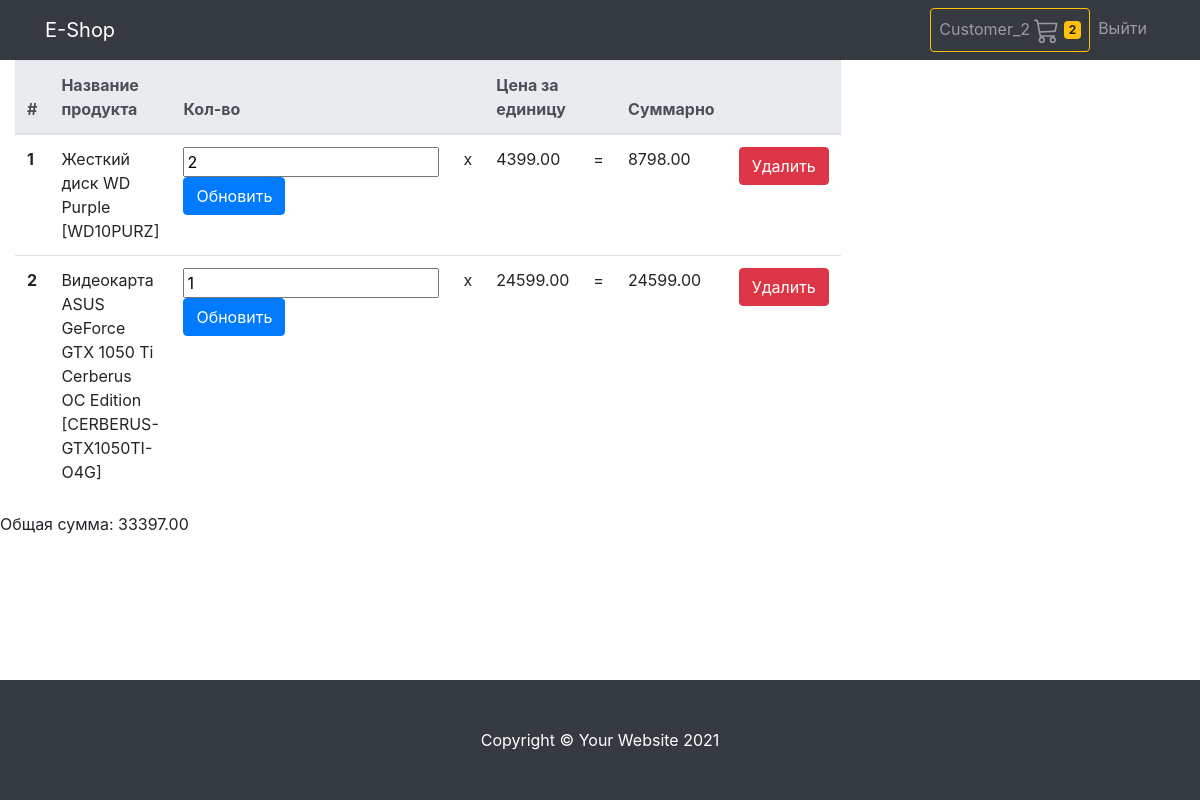
Page /cart/ (signed in) on the committed database.
### products/models.py (models this page shows, shortened)
class Product(models.Model):
    product_name = models.CharField(max_length=255, verbose_name='Название продукта')
    descriptions = models.TextField(verbose_name='Описание')
    product_image = models.ImageField(blank=True)
    price = models.DecimalField(max_digits=12, decimal_places=2, verbose_name='Цена')
    slug_url = models.SlugField(max_length=20, unique=True, null=True)
    date_create = models.DateTimeField(auto_now_add=True)
    date_update = models.DateTimeField(auto_now=True)
    category = models.ForeignKey(Category, verbose_name='Категория продукта',
                                 on_delete=models.CASCADE)
    subcategory = models.ForeignKey(SubCategory, verbose_name='Подкатегория продукта',
                                    on_delete=models.CASCADE)
    manufacturer = models.ForeignKey(Manufacturer, verbose_name='Производитель продукта',
                                     on_delete=models.CASCADE)
    class Meta:
        abstract = True

class HddDisk(Product):
    interface = models.CharField(max_length=150, verbose_name='Интерфейс')
    memory_value = models.IntegerField(verbose_name='Объем памяти')
    units_of_measurement = models.CharField(max_length=255, verbose_name='Единицы измерения')
    product_type = models.CharField(max_length=150, verbose_name='HDD/SSD/M2')

class VideoCard(Product):
    processor = models.CharField(max_length=150, verbose_name='Марка процессора')
    memory_value = models.IntegerField(verbose_name='Объем встроенной памяти')
    connectors = models.CharField(max_length=255, verbose_name='Разъемы подключения')
    connectors_number = models.IntegerField(verbose_name='Кол-во подключаемых мониторов')

### cart/views.py (the view)
# urls.py: path('', cart_detail, name='cart_detail'),
def cart_detail(request):
    cart = Cart(request).cart
    if any((not cart, cart.get('total_qty') in (0, '0'))):
        return render(request, 'cart/cart_empty.html', {'cart': 'Корзина пуста'})
    return render(request, 'cart/cart_detail.html')

### cart/cart.py (called while the page is built)
    @staticmethod
    def get_cart_auth_customer(user):
        cart_customer = CartAuthCustomer.objects.get(customer=user)
        return json.loads(cart_customer.cart_customer), cart_customer

### cart/context_processors.py (called while the page is built)
def cart(request):
    cart_customer = Cart(request).cart
    if any((not cart_customer, cart_customer.get('total_qty') in (0, '0'))):
        return {'cart': 'Корзина пуста'}
    if cart_customer.get('products'):
        pre_products = {next(serializers.deserialize('json', product[0])).object: product[1] for product in
                        cart_customer['products'].items()}
        cart_customer['products'] = pre_products
    return {'cart': cart_customer}

### cart/templates/cart/cart_detail.html (shortened to what this page needs)
{% extends 'layout/basic.html' %}
{% block main_content %}
<div class="col-6">
    <table class="table">
        <thead class="thead-light">
        <tr>
            <th scope="col">#</th>
            <th scope="col">Название продукта</th>
            <th scope="col">Кол-во</th>
            <th scope="col"></th>
            <th scope="col">Цена за единицу</th>
            <th scope="col"></th>
            <th scope="col">Суммарно</th>
            <th scope="col"></th>
        </tr>
        </thead>
        <tbody>
        {% for product, values in cart.products.items %}
            <tr>
                <th scope="row">{{ forloop.counter }}</th>
                <td class="col">{{ product.product_name }}</td>
                <form method="get" action="{% url 'update_cart' %}">
                    <td class="col">
                        <input type="number" min="0" name="product_qty" required id="id_product_qty"
                               value="{{ values.0 }}">
                        <button type="submit" class="btn btn-primary">Обновить</button>
                    </td>
                </form>
                <td class="col">x</td>
                <td class="col">{{ product.price }}</td>
                <td class="col">=</td>
                <td class="col">{{ values.1 }}</td>
                <form method="get" action="{% url 'update_cart' %}">
                    <td class="col">
                        <button type="submit" class="btn btn-danger">Удалить</button>
                    </td>
                </form>
            </tr>
        {% endfor %}
        </tbody>
    </table>
</div>
    <p>Общая сумма: {{ cart.total_price }}</p>
{% endblock %}

### templates/layout/basic.html (shortened to what this page needs)
{% load static %}
<!DOCTYPE html>
<html lang="en">
<head>
    <link rel="stylesheet" href="https://cdn.jsdelivr.net/npm/bootstrap@4.6.0/dist/css/bootstrap.min.css"
>
</head>
<body class="d-flex flex-column min-vh-100">
<div class="wrapper flex-grow-1">
    <nav class="navbar navbar-expand-lg navbar-dark bg-dark">
        <div class="container">
            <a class="navbar-brand" href="/">E-Shop</a>
            <div class="collapse navbar-collapse" id="navbarResponsive">
                <ul class="navbar-nav ml-auto">
                        <li class="nav-item">
                            <a type="button" class="nav-link btn btn-outline-warning" href="{% url 'cart_detail' %}">
                                {{ request.user.username }}
                                <span class="badge badge-warning">{{ cart.total_qty }}</span>
                            </a>
                        </li>
                        {% if request.user.is_authenticated %}
                            <li class="nav-item"><a class="nav-link" href="{% url 'logout_view' %}">Выйти</a></li>
                        {% endif %}
                </ul>
            </div>
        </div>
    </nav>
    {% block main_content %}
    {% endblock %}
</div>
<footer class="py-5 bg-dark">
    <div class="container"><p class="m-0 text-center text-white">Copyright &copy; Your Website 2021</p></div>
</footer>
</body>
</html>

### rows in the picture
HddDisk: product_name "Жесткий диск WD Purple [WD10PURZ]", product_qty "2", price "4399.00", values "8798.00"
VideoCard: product_name "Видеокарта ASUS GeForce GTX 1050 Ti Cerberus OC Edition [CERBERUS-GTX1050TI-O4G]", product_qty "1", price "24599.00", values "24599.00"

### other values in the picture
{{ request.user.username }} "Customer_2"
{{ cart.total_qty }} "2"
{{ cart.total_price }} "33397.00"
